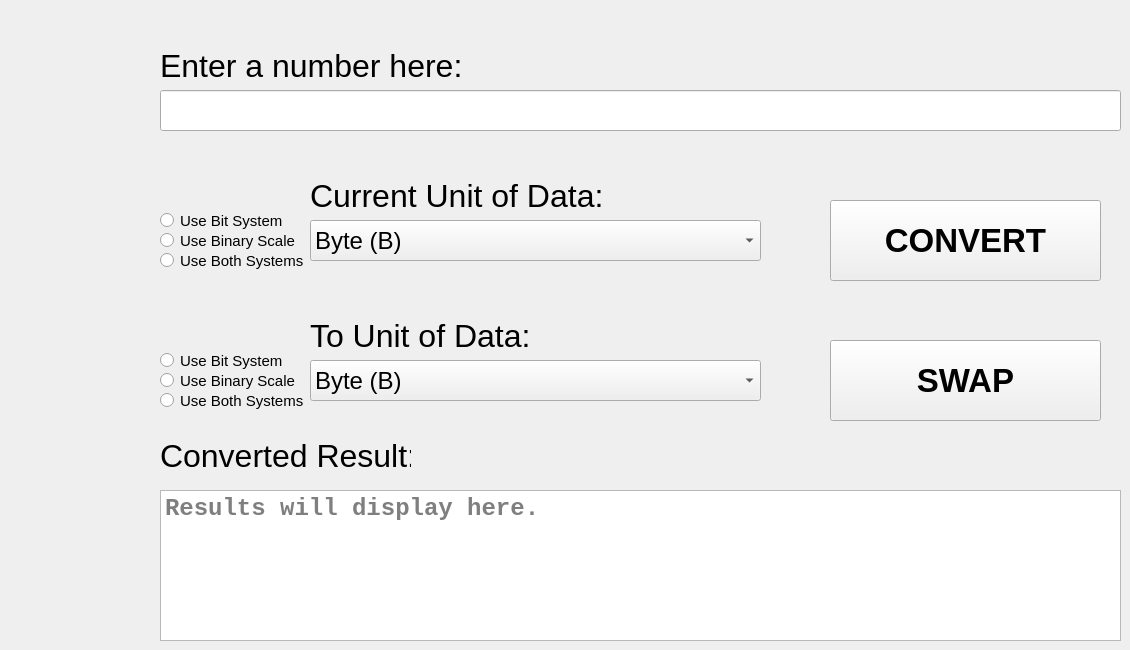
   <widget class="QWidget" name="tab_3">
    <attribute name="title">
     <string>Data Magnitudes</string>
    </attribute>
    <widget class="QLabel" name="label_41">
     <property name="geometry">
      <rect>
       <x>310</x>
       <y>180</y>
       <width>301</width>
       <height>31</height>
      </rect>
     </property>
     <property name="font">
      <font>
       <pointsize>24</pointsize>
      </font>
     </property>
     <property name="text">
      <string>Current Unit of Data:</string>
     </property>
    </widget>
    <widget class="QLabel" name="label_42">
     <property name="geometry">
      <rect>
       <x>160</x>
       <y>440</y>
       <width>251</width>
       <height>31</height>
      </rect>
     </property>
     <property name="font">
      <font>
       <pointsize>24</pointsize>
      </font>
     </property>
     <property name="text">
      <string>Converted Result:</string>
     </property>
    </widget>
    <widget class="QComboBox" name="inputMagnitude">
     <property name="geometry">
      <rect>
       <x>310</x>
       <y>220</y>
       <width>451</width>
       <height>41</height>
      </rect>
     </property>
     <property name="font">
      <font>
       <pointsize>18</pointsize>
      </font>
     </property>
     <property name="maxVisibleItems">
      <number>9</number>
     </property>
     <item>
      <property name="text">
       <string>Byte (B)</string>
      </property>
     </item>
     <item>
      <property name="text">
       <string>Kilobyte (KB)</string>
      </property>
     </item>
     <item>
      <property name="text">
       <string>Megabyte (MB)</string>
      </property>
     </item>
     <item>
      <property name="text">
       <string>Gigabyte (GB)</string>
      </property>
     </item>
     <item>
      <property name="text">
       <string>Terabyte (TB)</string>
      </property>
     </item>
     <item>
      <property name="text">
       <string>Petabyte (PB)</string>
      </property>
     </item>
     <item>
      <property name="text">
       <string>Exabyte (EB) </string>
      </property>
     </item>
     <item>
      <property name="text">
       <string>Zettabyte (ZB)</string>
      </property>
     </item>
     <item>
      <property name="text">
       <string>Yottabyte (YB)</string>
      </property>
     </item>
    </widget>
    <widget class="QPushButton" name="convertMagnitude">
     <property name="geometry">
      <rect>
       <x>830</x>
       <y>200</y>
       <width>271</width>
       <height>81</height>
      </rect>
     </property>
     <property name="font">
      <font>
       <pointsize>25</pointsize>
       <bold>true</bold>
      </font>
     </property>
     <property name="text">
      <string>CONVERT</string>
     </property>
    </widget>
    <widget class="QLabel" name="label_43">
     <property name="geometry">
      <rect>
       <x>160</x>
       <y>30</y>
       <width>301</width>
       <height>71</height>
      </rect>
     </property>
     <property name="font">
      <font>
       <pointsize>24</pointsize>
      </font>
     </property>
     <property name="text">
      <string>Enter a number here:</string>
     </property>
    </widget>
    <widget class="QTextBrowser" name="outputData">
     <property name="geometry">
      <rect>
       <x>160</x>
       <y>490</y>
       <width>961</width>
       <height>151</height>
      </rect>
     </property>
     <property name="font">
      <font>
       <family>Consolas</family>
       <pointsize>18</pointsize>
       <italic>false</italic>
       <bold>true</bold>
      </font>
     </property>
     <property name="frameShape">
      <enum>QFrame::StyledPanel</enum>
     </property>
     <property name="lineWrapMode">
      <enum>QTextEdit::FixedColumnWidth</enum>
     </property>
     <property name="lineWrapColumnOrWidth">
      <number>960</number>
     </property>
     <property name="html">
      <string>&lt;!DOCTYPE HTML PUBLIC &quot;-//W3C//DTD HTML 4.0//EN&quot; &quot;http://www.w3.org/TR/REC-html40/strict.dtd&quot;&gt;
&lt;html&gt;&lt;head&gt;&lt;meta name=&quot;qrichtext&quot; content=&quot;1&quot; /&gt;&lt;meta charset=&quot;utf-8&quot; /&gt;&lt;style type=&quot;text/css&quot;&gt;
p, li { white-space: pre-wrap; }
hr { height: 1px; border-width: 0; }
li.unchecked::marker { content: &quot;\2610&quot;; }
li.checked::marker { content: &quot;\2612&quot;; }
&lt;/style&gt;&lt;/head&gt;&lt;body style=&quot; font-family:'Consolas'; font-size:18pt; font-weight:700; font-style:normal;&quot;&gt;
&lt;p style=&quot;-qt-paragraph-type:empty; margin-top:0px; margin-bottom:0px; margin-left:0px; margin-right:0px; -qt-block-indent:0; text-indent:0px; font-size:16pt; font-weight:400;&quot;&gt;&lt;br /&gt;&lt;/p&gt;&lt;/body&gt;&lt;/html&gt;</string>
     </property>
     <property name="textInteractionFlags">
      <set>Qt::LinksAccessibleByKeyboard|Qt::LinksAccessibleByMouse|Qt::TextBrowserInteraction|Qt::TextSelectableByKeyboard|Qt::TextSelectableByMouse</set>
     </property>
     <property name="placeholderText">
      <string>Results will display here.</string>
     </property>
    </widget>
    <widget class="QLabel" name="label_44">
     <property name="geometry">
      <rect>
       <x>310</x>
       <y>320</y>
       <width>221</width>
       <height>31</height>
      </rect>
     </property>
     <property name="font">
      <font>
       <pointsize>24</pointsize>
      </font>
     </property>
     <property name="text">
      <string>To Unit of Data:</string>
     </property>
    </widget>
    <widget class="QLineEdit" name="inputData">
     <property name="geometry">
      <rect>
       <x>160</x>
       <y>90</y>
       <width>961</width>
       <height>41</height>
      </rect>
     </property>
     <property name="font">
      <font>
       <family>Courier</family>
       <pointsize>20</pointsize>
      </font>
     </property>
    </widget>
    <widget class="QRadioButton" name="inputUseBinary">
     <property name="geometry">
      <rect>
       <x>160</x>
       <y>230</y>
       <width>161</width>
       <height>21</height>
      </rect>
     </property>
     <property name="font">
      <font>
       <pointsize>11</pointsize>
      </font>
     </property>
     <property name="text">
      <string>Use Binary Scale</string>
     </property>
     <property name="autoExclusive">
      <bool>false</bool>
     </property>
    </widget>
    <widget class="QRadioButton" name="inputUseBit">
     <property name="geometry">
      <rect>
       <x>160</x>
       <y>210</y>
       <width>161</width>
       <height>21</height>
      </rect>
     </property>
     <property name="font">
      <font>
       <pointsize>11</pointsize>
      </font>
     </property>
     <property name="text">
      <string>Use Bit System</string>
     </property>
     <property name="checkable">
      <bool>true</bool>
     </property>
     <property name="checked">
      <bool>false</bool>
     </property>
     <property name="autoExclusive">
      <bool>false</bool>
     </property>
    </widget>
    <widget class="QComboBox" name="outputMagnitude">
     <property name="geometry">
      <rect>
       <x>310</x>
       <y>360</y>
       <width>451</width>
       <height>41</height>
      </rect>
     </property>
     <property name="font">
      <font>
       <pointsize>18</pointsize>
      </font>
     </property>
     <property name="maxVisibleItems">
      <number>9</number>
     </property>
     <item>
      <property name="text">
       <string>Byte (B)</string>
      </property>
     </item>
     <item>
      <property name="text">
       <string>Kilobyte (KB)</string>
      </property>
     </item>
     <item>
      <property name="text">
       <string>Megabyte (MB)</string>
      </property>
     </item>
     <item>
      <property name="text">
       <string>Gigabyte (GB)</string>
      </property>
     </item>
     <item>
      <property name="text">
       <string>Terabyte (TB)</string>
      </property>
     </item>
     <item>
      <property name="text">
       <string>Petabyte (PB)</string>
      </property>
     </item>
     <item>
      <property name="text">
       <string>Exabyte (EB) </string>
      </property>
     </item>
     <item>
      <property name="text">
       <string>Zettabyte (ZB)</string>
      </property>
     </item>
     <item>
      <property name="text">
       <string>Yottabyte (YB)</string>
      </property>
     </item>
    </widget>
    <widget class="QRadioButton" name="inputUseBoth">
     <property name="geometry">
      <rect>
       <x>160</x>
       <y>250</y>
       <width>161</width>
       <height>21</height>
      </rect>
     </property>
     <property name="font">
      <font>
       <pointsize>11</pointsize>
      </font>
     </property>
     <property name="text">
      <string>Use Both Systems</string>
     </property>
     <property name="autoExclusive">
      <bool>false</bool>
     </property>
    </widget>
    <widget class="QRadioButton" name="outputUseBinary">
     <property name="geometry">
      <rect>
       <x>160</x>
       <y>370</y>
       <width>161</width>
       <height>21</height>
      </rect>
     </property>
     <property name="font">
      <font>
       <pointsize>11</pointsize>
      </font>
     </property>
     <property name="text">
      <string>Use Binary Scale</string>
     </property>
     <property name="autoExclusive">
      <bool>false</bool>
     </property>
    </widget>
    <widget class="QRadioButton" name="outputUseBit">
     <property name="geometry">
      <rect>
       <x>160</x>
       <y>350</y>
       <width>161</width>
       <height>21</height>
      </rect>
     </property>
     <property name="font">
      <font>
       <pointsize>11</pointsize>
      </font>
     </property>
     <property name="text">
      <string>Use Bit System</string>
     </property>
     <property name="checked">
      <bool>false</bool>
     </property>
     <property name="autoExclusive">
      <bool>false</bool>
     </property>
    </widget>
    <widget class="QRadioButton" name="outputUseBoth">
     <property name="geometry">
      <rect>
       <x>160</x>
       <y>390</y>
       <width>161</width>
       <height>21</height>
      </rect>
     </property>
     <property name="font">
      <font>
       <pointsize>11</pointsize>
      </font>
     </property>
     <property name="text">
      <string>Use Both Systems</string>
     </property>
     <property name="autoExclusive">
      <bool>false</bool>
     </property>
    </widget>
    <widget class="QPushButton" name="swapMagnitude">
     <property name="geometry">
      <rect>
       <x>830</x>
       <y>340</y>
       <width>271</width>
       <height>81</height>
      </rect>
     </property>
     <property name="font">
      <font>
       <pointsize>25</pointsize>
       <bold>true</bold>
      </font>
     </property>
     <property name="text">
      <string>SWAP</string>
     </property>
    </widget>
   </widget>
